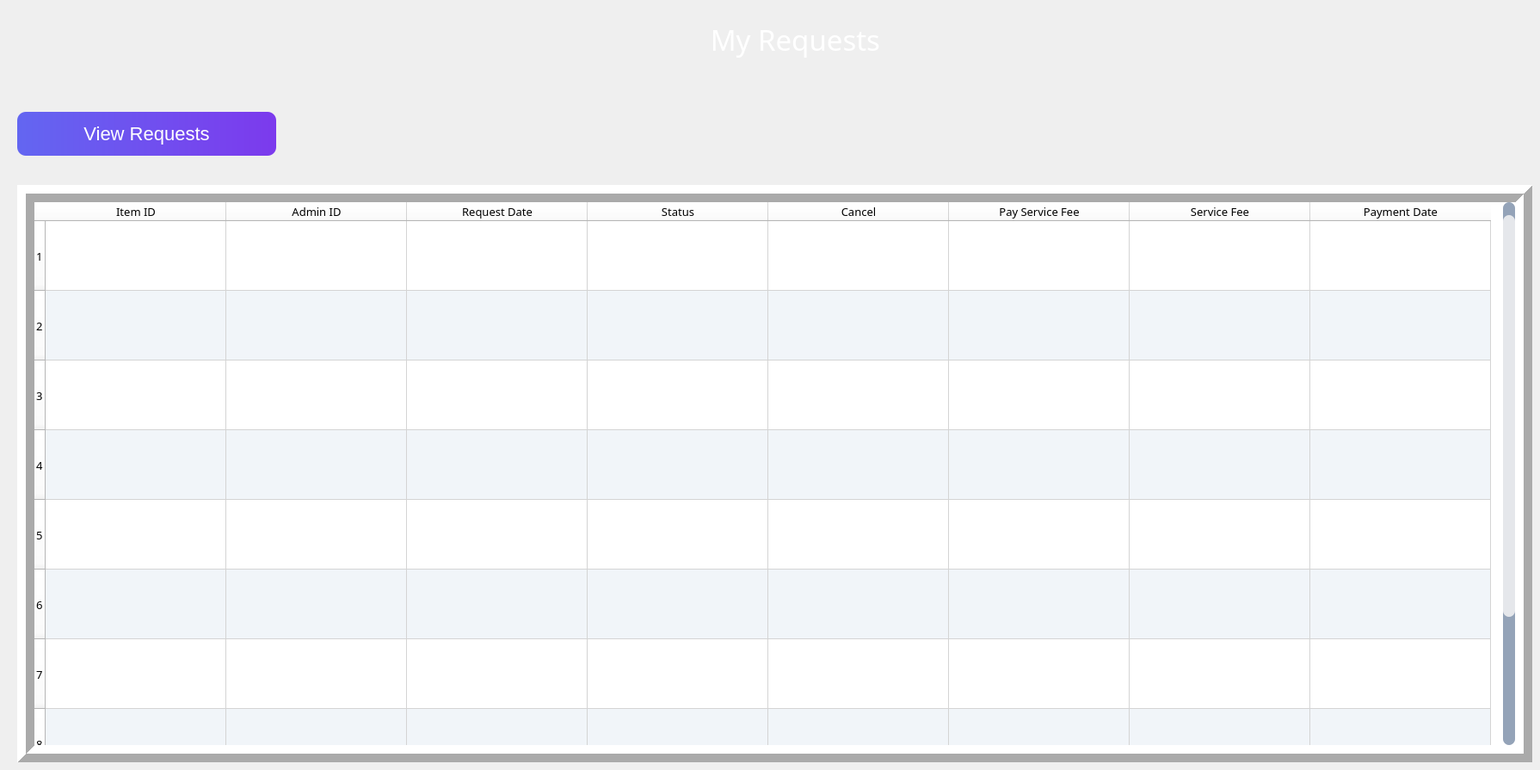
            <widget class="QWidget" name="page_3">
             <widget class="QLabel" name="my_requests_label">
              <property name="geometry">
               <rect>
                <x>670</x>
                <y>0</y>
                <width>411</width>
                <height>91</height>
               </rect>
              </property>
              <property name="font">
               <font>
                <family>8514oem</family>
                <pointsize>25</pointsize>
               </font>
              </property>
              <property name="styleSheet">
               <string notr="true">color: rgb(255, 255, 255);
image: url(:/SideBar/icons8-computer-support-48.png);
padding-right:50px;</string>
              </property>
              <property name="text">
               <string>My Requests</string>
              </property>
              <property name="alignment">
               <set>Qt::AlignRight|Qt::AlignTrailing|Qt::AlignVCenter</set>
              </property>
             </widget>
             <widget class="QTableWidget" name="requests_table">
              <property name="geometry">
               <rect>
                <x>20</x>
                <y>215</y>
                <width>1761</width>
                <height>671</height>
               </rect>
              </property>
              <property name="sizeIncrement">
               <size>
                <width>0</width>
                <height>0</height>
               </size>
              </property>
              <property name="font">
               <font>
                <family>8514oem</family>
                <pointsize>10</pointsize>
                <weight>50</weight>
                <italic>false</italic>
                <bold>false</bold>
               </font>
              </property>
              <property name="layoutDirection">
               <enum>Qt::LeftToRight</enum>
              </property>
              <property name="autoFillBackground">
               <bool>false</bool>
              </property>
              <property name="styleSheet">
               <string notr="true">QWidget {
	background-color: rgb(255, 255, 255);
	alternate-background-color: rgb(241, 245, 249);
	font: 10pt &quot;8514oem&quot;;
}
QScrollBar:vertical {
	border: none;
    background: #94A3B8;
    width: 14px;
    margin: 15px 0 15px 0;
	border-radius: 0px;
 }

/*  HANDLE BAR VERTICAL */
QScrollBar::handle:vertical {	
	background-color: #E5E7EB;
	min-height: 30px;
	border-radius: 7px;
}
QScrollBar::handle:vertical:hover{	
	background-color: qlineargradient(spread:pad, x1:0, y1:0, x2:1, y2:0, stop:0 #6366F1, stop:1 #7C3AED);
}
QScrollBar::handle:vertical:pressed {	
	background-color: qlineargradient(spread:pad, x1:0, y1:0, x2:1, y2:0, stop:0 #4338CA, stop:1 #5B21B6);
}

/* BTN TOP - SCROLLBAR */
QScrollBar::sub-line:vertical {
	border: none;
	background-color: #94A3B8;
	height: 15px;
	border-top-left-radius: 7px;
	border-top-right-radius: 7px;
	subcontrol-position: top;
	subcontrol-origin: margin;
}
QScrollBar::sub-line:vertical:hover {	
	background-color: rgb(255, 0, 127);
}
QScrollBar::sub-line:vertical:pressed {	
	background-color: rgb(185, 0, 92);
}

/* BTN BOTTOM - SCROLLBAR */
QScrollBar::add-line:vertical {
	border: none;
	background-color:#94A3B8;
	height: 15px;
	border-bottom-left-radius: 7px;
	border-bottom-right-radius: 7px;
	subcontrol-position: bottom;
	subcontrol-origin: margin;
}
QScrollBar::add-line:vertical:hover {	
	background-color: rgb(255, 0, 127);
}
QScrollBar::add-line:vertical:pressed {	
	background-color: rgb(185, 0, 92);
}

/* RESET ARROW */
QScrollBar::up-arrow:vertical, QScrollBar::down-arrow:vertical {
	background: none;
}
QScrollBar::add-page:vertical, QScrollBar::sub-page:vertical {
	background: none;
}</string>
              </property>
              <property name="frameShape">
               <enum>QFrame::Box</enum>
              </property>
              <property name="frameShadow">
               <enum>QFrame::Raised</enum>
              </property>
              <property name="lineWidth">
               <number>10</number>
              </property>
              <property name="sizeAdjustPolicy">
               <enum>QAbstractScrollArea::AdjustToContents</enum>
              </property>
              <property name="alternatingRowColors">
               <bool>true</bool>
              </property>
              <property name="selectionMode">
               <enum>QAbstractItemView::SingleSelection</enum>
              </property>
              <property name="selectionBehavior">
               <enum>QAbstractItemView::SelectRows</enum>
              </property>
              <property name="iconSize">
               <size>
                <width>0</width>
                <height>0</height>
               </size>
              </property>
              <property name="textElideMode">
               <enum>Qt::ElideLeft</enum>
              </property>
              <property name="sortingEnabled">
               <bool>true</bool>
              </property>
              <property name="rowCount">
               <number>9</number>
              </property>
              <property name="columnCount">
               <number>8</number>
              </property>
              <attribute name="horizontalHeaderCascadingSectionResizes">
               <bool>false</bool>
              </attribute>
              <attribute name="horizontalHeaderDefaultSectionSize">
               <number>210</number>
              </attribute>
              <attribute name="horizontalHeaderMinimumSectionSize">
               <number>26</number>
              </attribute>
              <attribute name="horizontalHeaderShowSortIndicator" stdset="0">
               <bool>true</bool>
              </attribute>
              <attribute name="horizontalHeaderStretchLastSection">
               <bool>false</bool>
              </attribute>
              <attribute name="verticalHeaderDefaultSectionSize">
               <number>81</number>
              </attribute>
              <attribute name="verticalHeaderShowSortIndicator" stdset="0">
               <bool>true</bool>
              </attribute>
              <attribute name="verticalHeaderStretchLastSection">
               <bool>false</bool>
              </attribute>
              <row/>
              <row/>
              <row/>
              <row/>
              <row/>
              <row/>
              <row/>
              <row/>
              <row/>
              <column>
               <property name="text">
                <string>Item ID</string>
               </property>
              </column>
              <column>
               <property name="text">
                <string>Admin ID</string>
               </property>
              </column>
              <column>
               <property name="text">
                <string>Request Date</string>
               </property>
              </column>
              <column>
               <property name="text">
                <string>Status</string>
               </property>
              </column>
              <column>
               <property name="text">
                <string>Cancel</string>
               </property>
              </column>
              <column>
               <property name="text">
                <string>Pay Service Fee</string>
               </property>
              </column>
              <column>
               <property name="text">
                <string>Service Fee</string>
               </property>
              </column>
              <column>
               <property name="text">
                <string>Payment Date</string>
               </property>
              </column>
             </widget>
             <widget class="QPushButton" name="view_requests_button">
              <property name="geometry">
               <rect>
                <x>20</x>
                <y>130</y>
                <width>301</width>
                <height>51</height>
               </rect>
              </property>
              <property name="font">
               <font>
                <pointsize>-1</pointsize>
                <weight>50</weight>
                <italic>false</italic>
                <bold>false</bold>
               </font>
              </property>
              <property name="toolTipDuration">
               <number>0</number>
              </property>
              <property name="styleSheet">
               <string notr="true">QPushButton {
	border-top-right-radius: 10px;
	border-top-left-radius: 10px;
	border-bottom-right-radius: 10px;
	border-bottom-left-radius: 10px;
	background-color: qlineargradient(spread:pad, x1:0, y1:0, x2:1, y2:0, stop:0 #6366F1, stop:1#7C3AED);
	font: 22px;
	color: rgb(255, 255, 255);
}

QPushButton:hover {
	background-color: qlineargradient(spread:pad, x1:0, y1:0, x2:1, y2:0, stop:0 #3730A3
, stop:1 #5B21B6);
}

QPushButton:pressed {
	background-color: qlineargradient(spread:pad, x1:0, y1:0, x2:1, y2:0, stop:0 #3730A3
, stop:1 #5B21B6);
	padding-left: 5px;
	padding-top: 5px;
}</string>
              </property>
              <property name="text">
               <string>View Requests</string>
              </property>
             </widget>
            </widget>
